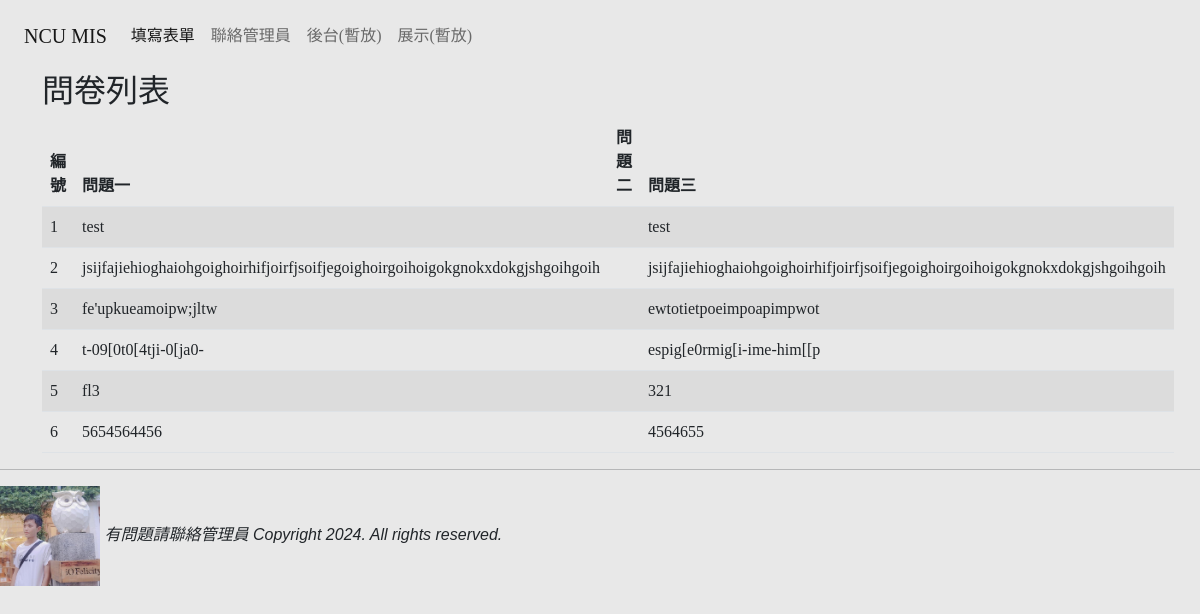
Page /post/ on the earlier database version.
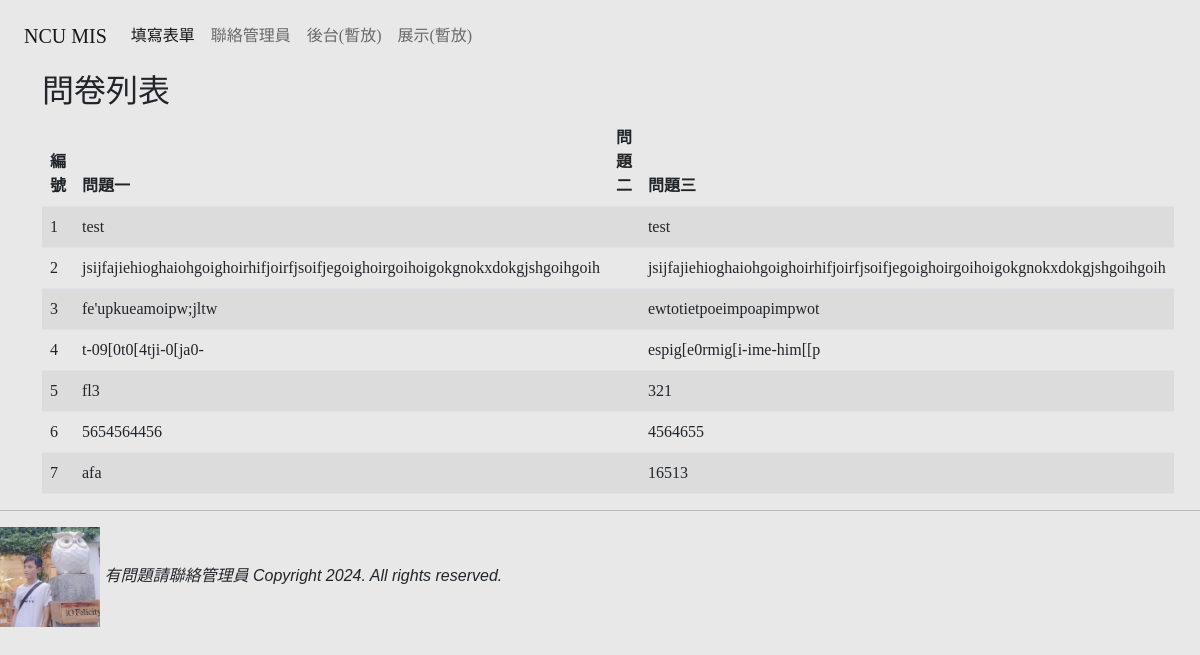
Same page on the later database version.
### mysite/models.py (models this page shows, shortened)
class Questionnaire(models.Model):
    name = models.CharField(max_length=4, null=False)
    student_ID = models.CharField(max_length=10)
    question1 = models.CharField(max_length=30, null=False)
    trait1 = models.CharField(max_length=10, null=False)
    trait2 = models.CharField(max_length=10, null=False)
    trait3 = models.CharField(max_length=10, null=False)
    question3 = models.TextField(max_length=30, null=False)
    line_id = models.CharField(max_length=20, default='##########')
    instagram = models.CharField(max_length=20, default='##########')

### mysite/views.py (the view)
# urls.py: path("post/", post, name="post"),
def post(request, slug=None):
    questionnaires = models.Questionnaire.objects.all()
    return render(request, 'post.html', locals())

### templates/post.html (shortened to what this page needs)
{% extends "base.html" %}
{% block content %}
<div class='container'>
    <h2>問卷列表</h2>
    <table class="table table-striped">
        <thead>
            <tr>
                <th>編號</th>
                <th>問題一</th>
                <th>問題二</th>
                <th>問題三</th>
            </tr>
        </thead>
        <tbody>
            {% for num in questionnaires %}
            <tr>
                <td>{{ forloop.counter }}</td>
                <td>{{ num.question1 }}</td>
                <td>{{ num.question2 }}</td>
                <td>{{ num.question3 }}</td>
            </tr>
            {% endfor %}
        </tbody>
    </table>
</div>
{% endblock content %}

### templates/base.html (shortened to what this page needs)
<!DOCTYPE html>
<html>
    <head>
        <link href="https://cdn.jsdelivr.net/npm/bootstrap@5.2.3/dist/css/bootstrap.min.css" rel="stylesheet"
>
        <link rel="stylesheet" href="https://cdn.jsdelivr.net/npm/bootstrap-icons@1.10.3/font/bootstrap-icons.css">
        {% load static %}
        <link rel="stylesheet" type="text/css" href="path/to/your/css/fillQA.css">
        <link rel="stylesheet" href="{% static 'css/style.css' %}">
        <link rel="stylesheet" href="{% static 'css/contact.css' %}">
        <link rel="stylesheet" href="{% static 'css/fillQA.css' %}">
    </head>
    <body>
        {% include "header.html" %}
        {% block content %}{% endblock content %}
        {% include "footer.html" %}
    </body>
</html>

### templates/header.html
<nav class='navbar navbar-default'>
    <div class='container-fluid'>
        <nav class='navbar navbar-expand-lg bg-body-tertiary'>
            <div class='container-fluid'>
                <a class='navbar-brand' href='#'>NCU MIS<a>
                        <div class="collapse navbar-collapse" id="navbarNavAltMakeup">
                            <div class="navbar-nav">
                                <a class="nav-link active" aria-current="page" href='/'>填寫表單</a>
                                <a class="nav-link" href="/contact/">聯絡管理員</a>
                                <a class="nav-link" href="/admin/">後台(暫放)</a>
                                <a class="nav-link" href="/post/">展示(暫放)</a>
                            </div>
                        </div>
            </div>
        </nav>
    </div>
</nav>

### templates/footer.html
<hr>
{% load static %}
<img src="{% static 'images/myphoto.jpg' %}" width=100>
<em>有問題請聯絡管理員</em>
<em>Copyright 2024. All rights reserved. </em>

### static/css/contact.css (style rules this page uses)
body { font-family: 微軟正黑體, Arial, sans-serif; background-color: #e8e8e8; margin: 0; padding: 0; }

### templates/base.html (style rules this page uses)
h1, h2, h3, h4, h5, p, div { font-family: 微軟正黑體; }

Differences in the rows shown:
added Questionnaire: question1 "afa", question3 "16513"
